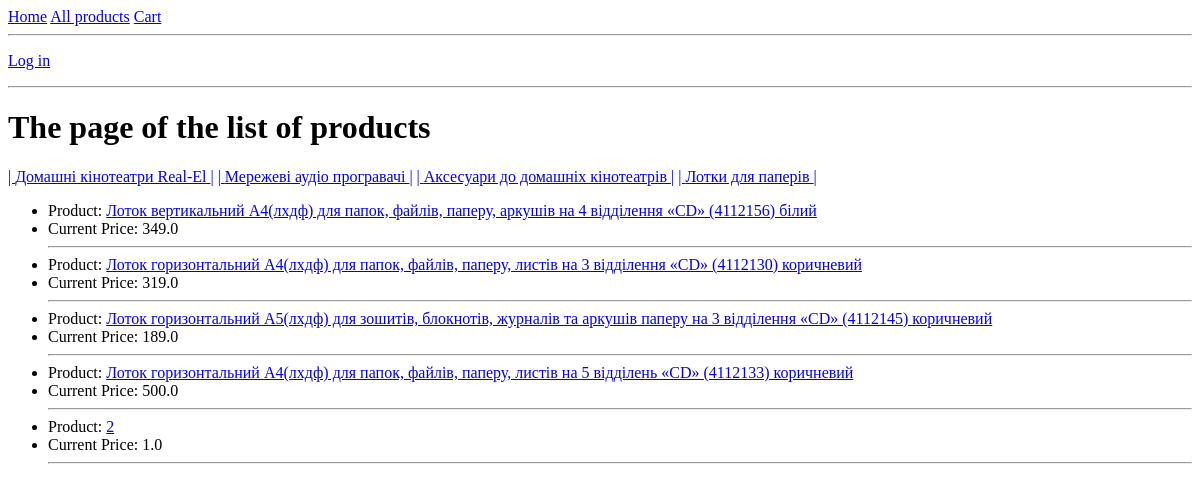
/products/, run on an earlier commit of the app's database.
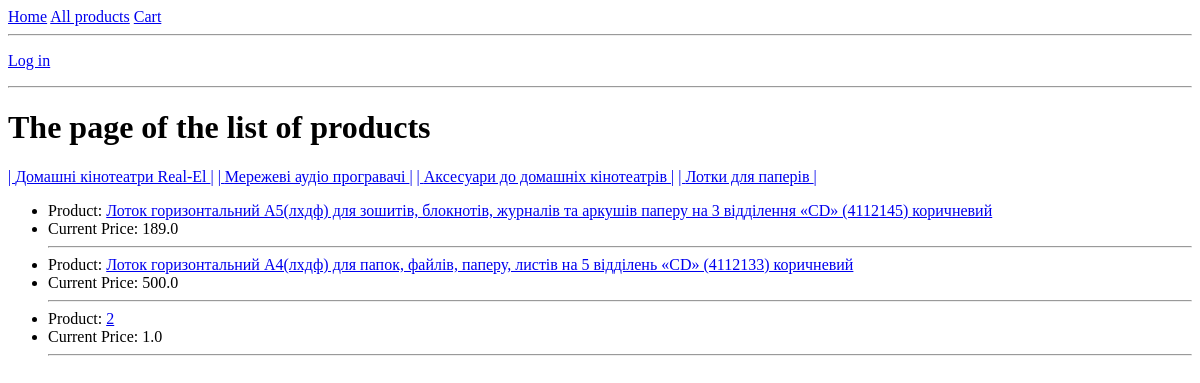
And on a later commit of the database.
### app/models.py (models this page shows, shortened)
class ProductCategory(models.Model):
    category_id = models.CharField(max_length=30, default='No category id')
    category_name = models.CharField(max_length=30, default='No category')

class Product(models.Model):
    item_id = models.CharField(max_length=20, default='No id')
    title = models.CharField(max_length=200, default='No title')
    old_price = models.FloatField(default=0)
    current_price = models.FloatField(default=0)
    href = models.CharField(max_length=50, default='No href')
    brand = models.CharField(max_length=30, default='No Brand')
    category = models.CharField(max_length=30, default='No category')
    product_category = models.ForeignKey('ProductCategory', on_delete=models.DO_NOTHING, default=1, null=True)
    def get_absolute_url(self):
        return f'/products/{self.id}/'

### app/views.py (the view)
# urls.py: path('products/', views.products, name='products'),
def products(request):
    all_products = Product.objects.all()
    all_categories = ProductCategory.objects.all()
    product_context = {
        'all_products': all_products,
        'all_categories': all_categories,
    }
    return render(request, 'products.html', product_context)

### templates/products.html (shortened to what this page needs)
{% extends 'index.html' %}
{% block content %}
<H1>The page of the list of products</H1>
<div>
    {% for category in all_categories %}<a href="{% url 'category_filter' category.id %}">| {{ category.category_name }} |</a> {% endfor %}
</div>
    <ul>
        {% for product in all_products %}
            <li>Product: <a href={{ product.get_absolute_url }}>{{ product.title }}</a></li>
            <li>Current Price: {{ product.current_price }} </li>
            <hr>
        {% endfor %}
    </ul>
{% endblock content %}

### templates/index.html (shortened to what this page needs)
<!doctype html>
<html lang="en">
<head>
</head>
<body>
{% include 'navbar.html' %}
{% block content %}{% endblock content %}
</body>
</html>

### templates/navbar.html
<nav>
    <a href={% url 'add_products' %}>Home</a>
    <a href={% url 'products' %}>All products</a>
    <a href={% url 'cart_detail' %}>Cart</a>
    <hr>
    {% if not request.user.is_authenticated %}
        <p><a href=/login/> Log in</a></p>
    {% else %}
        <p>Welcome {{ request.user.username }}<a href=/logout/> Log out</a></p>
    {% endif %}
    <hr>
</nav>

What changed in the data, as far as the page shows it:
removed Product: title "Лоток вертикальний А4(лхдф) для папок, файлів, паперу, аркушів на 4 відділення «CD» (4112156) білий", current_price "349.0"
removed Product: title "Лоток горизонтальний А4(лхдф) для папок, файлів, паперу, листів на 3 відділення «CD» (4112130) коричневий", current_price "319.0"
